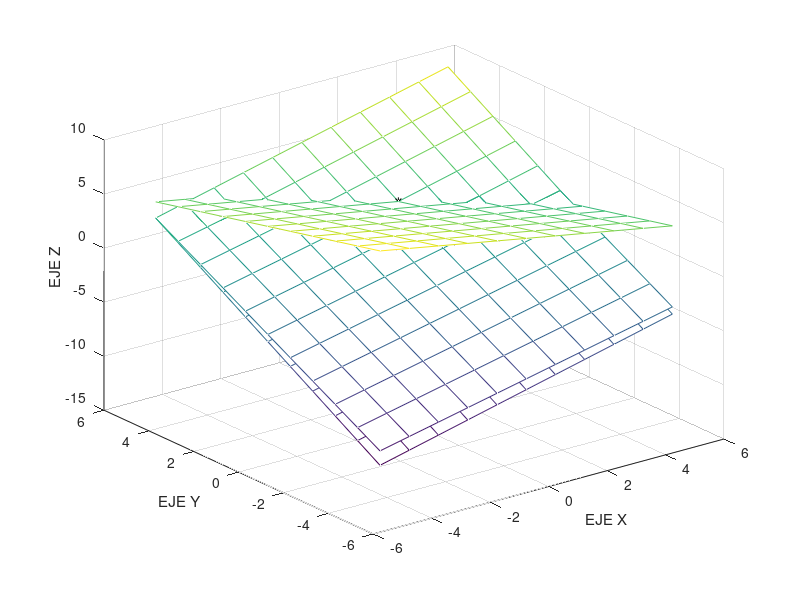

MATLAB code for this plot:
x=linspace(-5,5,11);
y=linspace(-5,5,11);
[x,y]=meshgrid(x,y);
z1=(9-x-y)/2;
z2=(2*x+4*y-1)/3;
z3=(3*x+6*y)/5;
mesh(x,y,z1)
hold on
mesh(x,y,z2)
mesh(x,y,z3)
xlabel('EJE X')
ylabel('EJE Y')
zlabel('EJE Z')
A=[1 1 2 9; 2 4 -3 1; 3 6 -5 0]
rref(A)
plot3(1,2,3,'*k')